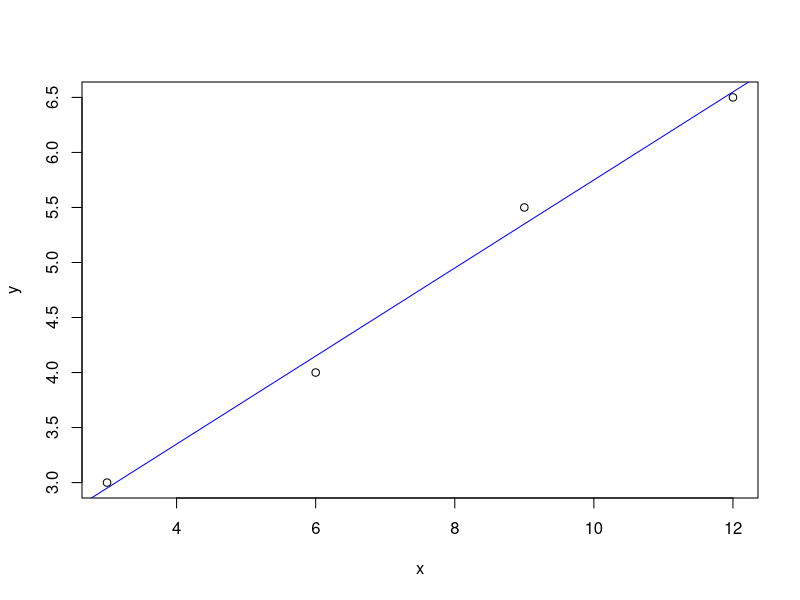
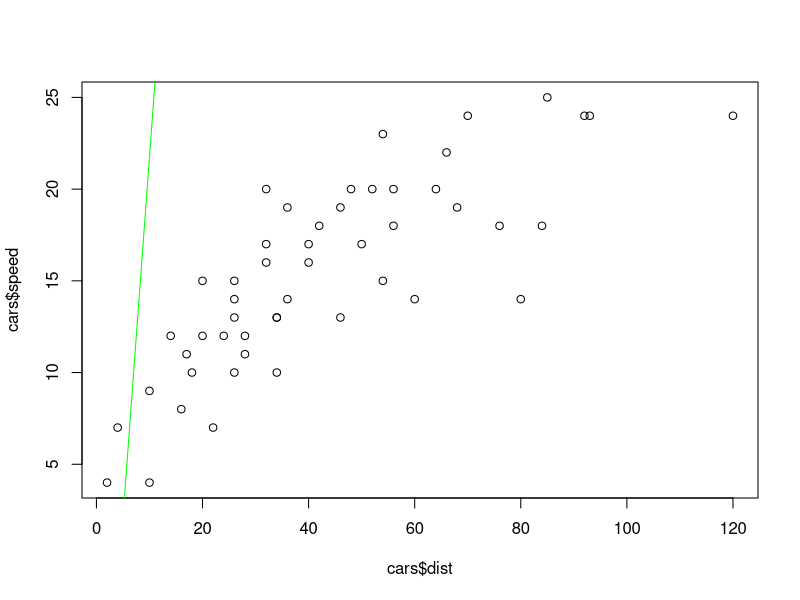
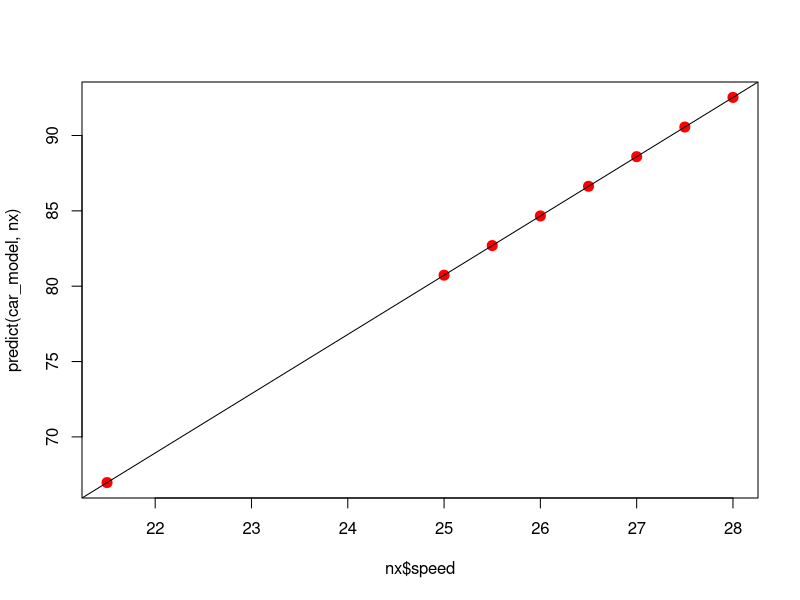
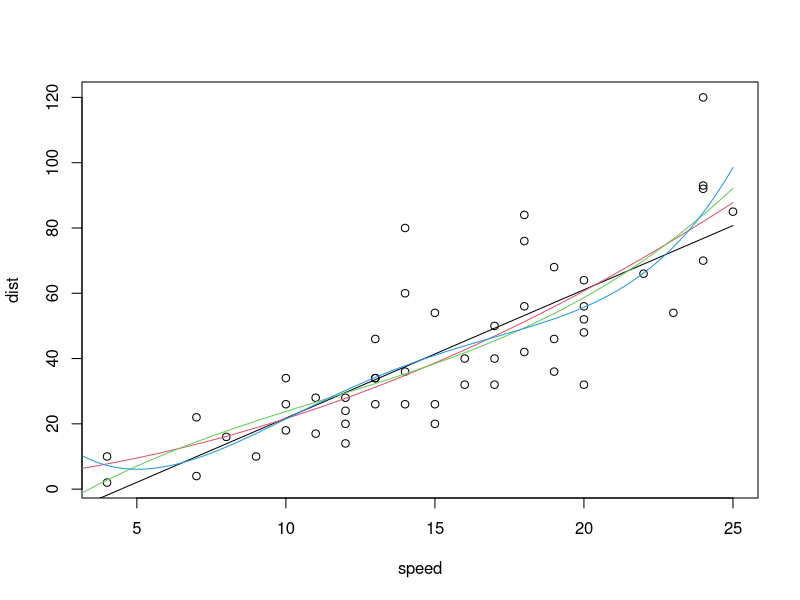

These figures' R source, in order:
x = c(3.0,6.0,9.0,12.0) # feature
y = c(3.0,4.0,5.5,6.5) # target
#lm을 사용해서 학습을 할 수 있음
m = lm(y ~ x)
m

plot(x, y)
abline(m, col='blue')


coef(m) # 매개변수 값을 알려줌
fitted(m) # 샘플 예측값
residuals(m) # 잔차값
deviance(m) / length(x) # 잔차의 제곱합을 평균 제곱 오차로 변환하여 출력

summary(m) # 위 내용 요약

newx = data.frame(x = c(1.2,2.0,20.65))
predict(m , newdata = newx)

#실제 데이터에 적용
car_model = lm(dist ~ speed, data = cars)
summary(car_model)

plot(cars$dist, cars$speed)
coef(car_model)
abline(car_model, col='green')

nx1 = data.frame(speed = c(21.5))
predict (car_model, nx1)

nx2 = data.frame(speed = c(25.0,25.5,26.0,26.5,27.0,27.5,28.0))
predict(car_model, nx2)

nx = data.frame(speed = c(21.5,25.0,25.5,26.0,26.5,27.0,27.5,28.0))
plot(nx$speed, predict(car_model, nx), col = 'red', cex = 2, pch = 20)
abline(car_model)

#그래서 예측 결과와 학습된 모델의 선을 그은 것이 거의 일치한 것을 볼 수 있음

plot(cars, xlab = 'speed', ylab = 'dist')
x = seq(0, 25, length.out=200)
for(i in 1:4) {
  m = lm(dist ~ poly(speed, i), data = cars)
  assign(paste('m', i, sep = '.'), m)
  lines(x , predict(m, data.frame(speed=x)), col = i)
}

anova(m.1,m.2,m.3,m.4)
